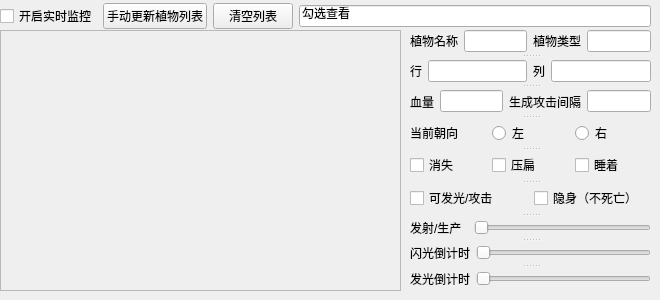
      <widget class="QWidget" name="tab_23">
       <attribute name="title">
        <string>全局监控</string>
       </attribute>
       <widget class="QScrollArea" name="scrollArea_6">
        <property name="geometry">
         <rect>
          <x>0</x>
          <y>30</y>
          <width>401</width>
          <height>261</height>
         </rect>
        </property>
        <property name="widgetResizable">
         <bool>true</bool>
        </property>
        <widget class="QWidget" name="scrollAreaWidgetContents_6">
         <property name="geometry">
          <rect>
           <x>0</x>
           <y>0</y>
           <width>399</width>
           <height>259</height>
          </rect>
         </property>
         <widget class="QWidget" name="gridLayoutWidget_6">
          <property name="geometry">
           <rect>
            <x>0</x>
            <y>0</y>
            <width>401</width>
            <height>261</height>
           </rect>
          </property>
          <layout class="QGridLayout" name="plantmonitergridlayout_whole"/>
         </widget>
        </widget>
       </widget>
       <widget class="QWidget" name="layoutWidget">
        <property name="geometry">
         <rect>
          <x>0</x>
          <y>0</y>
          <width>651</width>
          <height>32</height>
         </rect>
        </property>
        <layout class="QHBoxLayout" name="horizontalLayout_29">
         <property name="sizeConstraint">
          <enum>QLayout::SetNoConstraint</enum>
         </property>
         <item>
          <widget class="QCheckBox" name="startplantmoniter">
           <property name="text">
            <string>开启实时监控</string>
           </property>
          </widget>
         </item>
         <item>
          <widget class="QPushButton" name="updateplantlist">
           <property name="text">
            <string>手动更新植物列表</string>
           </property>
          </widget>
         </item>
         <item>
          <widget class="QPushButton" name="clearplantlist">
           <property name="text">
            <string>清空列表</string>
           </property>
          </widget>
         </item>
         <item>
          <widget class="QLineEdit" name="plantmonitertypeinfo">
           <property name="text">
            <string>勾选查看</string>
           </property>
          </widget>
         </item>
        </layout>
       </widget>
       <widget class="QSplitter" name="splitter">
        <property name="geometry">
         <rect>
          <x>410</x>
          <y>28</y>
          <width>241</width>
          <height>261</height>
         </rect>
        </property>
        <property name="orientation">
         <enum>Qt::Vertical</enum>
        </property>
        <widget class="QWidget" name="layoutWidget">
         <layout class="QHBoxLayout" name="horizontalLayout_41">
          <item>
           <widget class="QLabel" name="label_34">
            <property name="text">
             <string>植物名称</string>
            </property>
           </widget>
          </item>
          <item>
           <widget class="QLineEdit" name="moniter_plantname">
            <property name="readOnly">
             <bool>true</bool>
            </property>
           </widget>
          </item>
          <item>
           <widget class="QLabel" name="label_35">
            <property name="text">
             <string>植物类型</string>
            </property>
           </widget>
          </item>
          <item>
           <widget class="QLineEdit" name="moniter_planttype">
            <property name="readOnly">
             <bool>true</bool>
            </property>
           </widget>
          </item>
         </layout>
        </widget>
        <widget class="QWidget" name="layoutWidget">
         <layout class="QHBoxLayout" name="horizontalLayout_40">
          <item>
           <widget class="QLabel" name="label_36">
            <property name="text">
             <string>行</string>
            </property>
           </widget>
          </item>
          <item>
           <widget class="QLineEdit" name="moniter_plantrow">
            <property name="readOnly">
             <bool>true</bool>
            </property>
           </widget>
          </item>
          <item>
           <widget class="QLabel" name="label_37">
            <property name="text">
             <string>列</string>
            </property>
           </widget>
          </item>
          <item>
           <widget class="QLineEdit" name="moniter_plantcol">
            <property name="readOnly">
             <bool>true</bool>
            </property>
           </widget>
          </item>
         </layout>
        </widget>
        <widget class="QWidget" name="layoutWidget">
         <layout class="QHBoxLayout" name="horizontalLayout_39">
          <item>
           <widget class="QLabel" name="label_38">
            <property name="text">
             <string>血量</string>
            </property>
           </widget>
          </item>
          <item>
           <widget class="QLineEdit" name="moniter_plantblood">
            <property name="readOnly">
             <bool>false</bool>
            </property>
           </widget>
          </item>
          <item>
           <widget class="QLabel" name="label_39">
            <property name="text">
             <string>生成攻击间隔</string>
            </property>
           </widget>
          </item>
          <item>
           <widget class="QLineEdit" name="moniter_plantinterval"/>
          </item>
         </layout>
        </widget>
        <widget class="QWidget" name="layoutWidget">
         <layout class="QHBoxLayout" name="horizontalLayout_37">
          <item>
           <widget class="QLabel" name="label_42">
            <property name="text">
             <string>当前朝向</string>
            </property>
           </widget>
          </item>
          <item>
           <widget class="QRadioButton" name="left">
            <property name="text">
             <string>左</string>
            </property>
           </widget>
          </item>
          <item>
           <widget class="QRadioButton" name="right">
            <property name="text">
             <string>右</string>
            </property>
           </widget>
          </item>
         </layout>
        </widget>
        <widget class="QWidget" name="layoutWidget">
         <layout class="QHBoxLayout" name="horizontalLayout_36">
          <property name="sizeConstraint">
           <enum>QLayout::SetNoConstraint</enum>
          </property>
          <item>
           <widget class="QCheckBox" name="disappear">
            <property name="text">
             <string>消失</string>
            </property>
           </widget>
          </item>
          <item>
           <widget class="QCheckBox" name="squish">
            <property name="text">
             <string>压扁</string>
            </property>
           </widget>
          </item>
          <item>
           <widget class="QCheckBox" name="asleep">
            <property name="text">
             <string>睡着</string>
            </property>
           </widget>
          </item>
         </layout>
        </widget>
        <widget class="QWidget" name="layoutWidget">
         <layout class="QHBoxLayout" name="horizontalLayout_44">
          <item>
           <widget class="QCheckBox" name="enableshine">
            <property name="text">
             <string>可发光/攻击</string>
            </property>
           </widget>
          </item>
          <item>
           <widget class="QCheckBox" name="invisible">
            <property name="text">
             <string>隐身（不死亡）</string>
            </property>
           </widget>
          </item>
         </layout>
        </widget>
        <widget class="QWidget" name="layoutWidget">
         <layout class="QHBoxLayout" name="horizontalLayout_42">
          <item>
           <widget class="QLabel" name="label_43">
            <property name="text">
             <string>发射/生产  </string>
            </property>
           </widget>
          </item>
          <item>
           <widget class="QSlider" name="moniter_plantshoot">
            <property name="maximum">
             <number>1000</number>
            </property>
            <property name="orientation">
             <enum>Qt::Horizontal</enum>
            </property>
           </widget>
          </item>
         </layout>
        </widget>
        <widget class="QWidget" name="layoutWidget_9">
         <layout class="QHBoxLayout" name="horizontalLayout_43">
          <item>
           <widget class="QLabel" name="label_44">
            <property name="text">
             <string>闪光倒计时</string>
            </property>
           </widget>
          </item>
          <item>
           <widget class="QSlider" name="moniter_plantflash">
            <property name="maximum">
             <number>1000</number>
            </property>
            <property name="orientation">
             <enum>Qt::Horizontal</enum>
            </property>
           </widget>
          </item>
         </layout>
        </widget>
        <widget class="QWidget" name="layoutWidget_10">
         <layout class="QHBoxLayout" name="horizontalLayout_45">
          <item>
           <widget class="QLabel" name="label_45">
            <property name="text">
             <string>发光倒计时</string>
            </property>
           </widget>
          </item>
          <item>
           <widget class="QSlider" name="moniter_plantshine">
            <property name="maximum">
             <number>1000</number>
            </property>
            <property name="orientation">
             <enum>Qt::Horizontal</enum>
            </property>
           </widget>
          </item>
         </layout>
        </widget>
       </widget>
      </widget>
